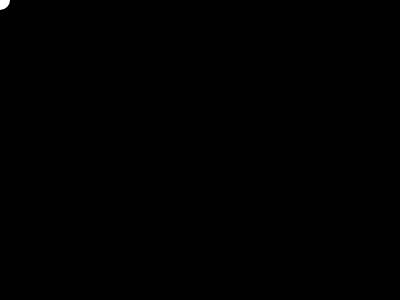
Frame 1 (no input)
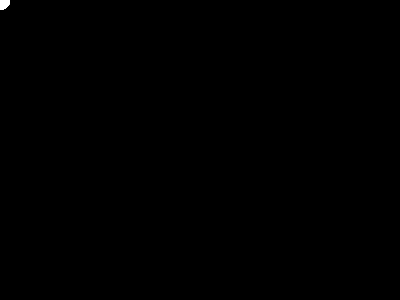
Frame 60 (no input)
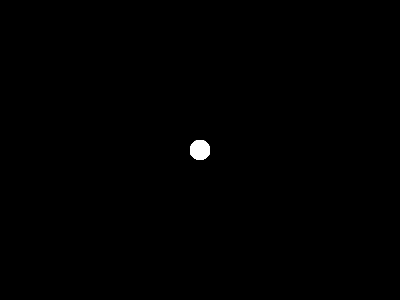
Frame 120 (the mouse pressed at the canvas centre since frame 60)

The p5.js sketch that drew these frames (run headless with seeded random() and noise() and a simulated clock; from frame 60 on, the mouse is pressed at the canvas centre):

// p5.js sketch
// ── sketch.js

///  Program flow

// setup is run ONCE per program, at the begining.  which is why it lives at the top
function setup() {
  createCanvas(400,300)
  background(0)  // by moving backg4round into setup, it's only drawn once.  so now the circle in the draw function acts as a paintbrush

}

//  draw is a forever loop, but it still run in order.  

function draw() {
  

  noStroke()  /// the color changing functions must be defined before the shape function
  fill(255)

  // mouseX and mouseY are built in variables that are the cursor position relative to the canvas 0,0
  circle(mouseX,mouseY,20)
}

function mousePressed() {  // another built in function, mouse click event listener
  background(0)   // if background is called in a mousePressed, then it will redrew the background, effectively erasing the canvas
}
